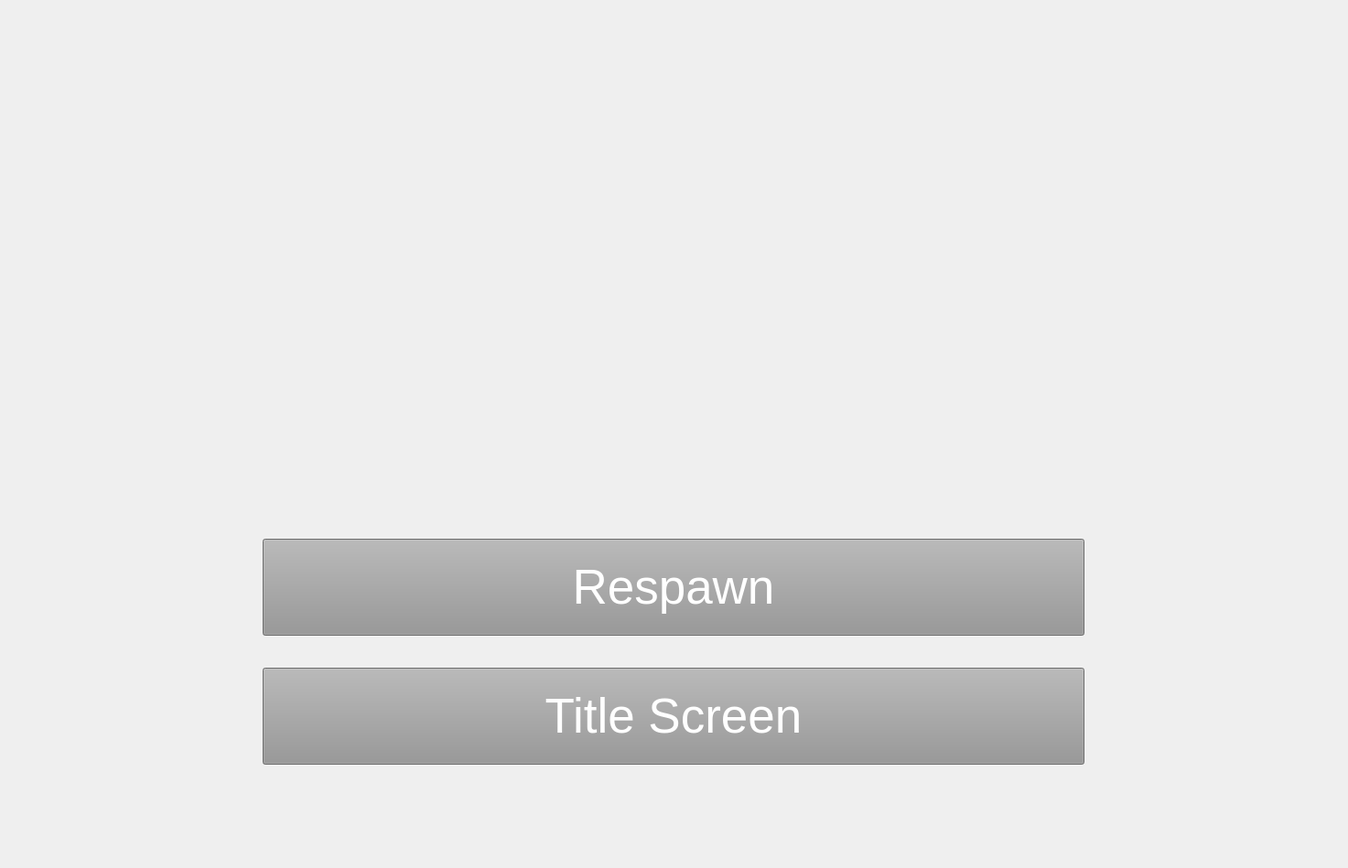
<?xml version="1.0" encoding="UTF-8"?>
<ui version="4.0">
 <class>MainWindow</class>
 <widget class="QMainWindow" name="MainWindow">
  <property name="geometry">
   <rect>
    <x>0</x>
    <y>0</y>
    <width>1473</width>
    <height>949</height>
   </rect>
  </property>
  <property name="windowTitle">
   <string>Page 1</string>
  </property>
  <widget class="QWidget" name="centralwidget">
   <widget class="QPushButton" name="btn_respawn">
    <property name="geometry">
     <rect>
      <x>287</x>
      <y>589</y>
      <width>898</width>
      <height>106</height>
     </rect>
    </property>
    <property name="font">
     <font>
      <pointsize>40</pointsize>
     </font>
    </property>
    <property name="styleSheet">
     <string notr="true">color: rgb(255, 255, 255);
background-color: rgb(149, 149, 149);</string>
    </property>
    <property name="text">
     <string>Respawn</string>
    </property>
   </widget>
   <widget class="QLabel" name="lbl_backround">
    <property name="geometry">
     <rect>
      <x>0</x>
      <y>0</y>
      <width>1473</width>
      <height>961</height>
     </rect>
    </property>
    <property name="text">
     <string/>
    </property>
    <property name="pixmap">
     <pixmap>../images/youdied.png</pixmap>
    </property>
    <property name="scaledContents">
     <bool>true</bool>
    </property>
   </widget>
   <widget class="QPushButton" name="btn_title">
    <property name="geometry">
     <rect>
      <x>287</x>
      <y>730</y>
      <width>898</width>
      <height>106</height>
     </rect>
    </property>
    <property name="font">
     <font>
      <pointsize>40</pointsize>
     </font>
    </property>
    <property name="styleSheet">
     <string notr="true">color: rgb(255, 255, 255);
background-color: rgb(149, 149, 149);</string>
    </property>
    <property name="text">
     <string>Title Screen</string>
    </property>
   </widget>
   <widget class="QLabel" name="lbl_score">
    <property name="geometry">
     <rect>
      <x>800</x>
      <y>340</y>
      <width>711</width>
      <height>61</height>
     </rect>
    </property>
    <property name="font">
     <font>
      <pointsize>35</pointsize>
     </font>
    </property>
    <property name="styleSheet">
     <string notr="true">color: rgb(255, 255, 255);</string>
    </property>
    <property name="text">
     <string/>
    </property>
   </widget>
   <zorder>lbl_backround</zorder>
   <zorder>btn_respawn</zorder>
   <zorder>btn_title</zorder>
   <zorder>lbl_score</zorder>
  </widget>
 </widget>
 <resources/>
 <connections>
  <connection>
   <sender>btn_respawn</sender>
   <signal>clicked()</signal>
   <receiver>MainWindow</receiver>
   <slot>btn_respawn_a()</slot>
   <hints>
    <hint type="sourcelabel">
     <x>1044</x>
     <y>658</y>
    </hint>
    <hint type="destinationlabel">
     <x>1679</x>
     <y>446</y>
    </hint>
   </hints>
  </connection>
  <connection>
   <sender>btn_title</sender>
   <signal>clicked()</signal>
   <receiver>MainWindow</receiver>
   <slot>btn_title_a()</slot>
   <hints>
    <hint type="sourcelabel">
     <x>1013</x>
     <y>769</y>
    </hint>
    <hint type="destinationlabel">
     <x>1586</x>
     <y>615</y>
    </hint>
   </hints>
  </connection>
 </connections>
 <slots>
  <slot>btn_respawn_a()</slot>
  <slot>btn_title_a()</slot>
 </slots>
</ui>
